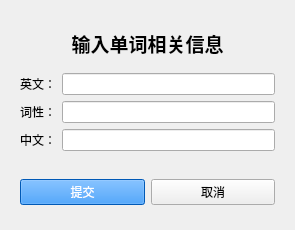
<?xml version="1.0" encoding="UTF-8"?>
<ui version="4.0">
 <class>Addword</class>
 <widget class="QWidget" name="Addword">
  <property name="geometry">
   <rect>
    <x>0</x>
    <y>0</y>
    <width>295</width>
    <height>230</height>
   </rect>
  </property>
  <property name="windowTitle">
   <string>单词信息</string>
  </property>
  <layout class="QVBoxLayout" name="verticalLayout_2">
   <item>
    <widget class="QWidget" name="widget_2" native="true">
     <layout class="QVBoxLayout" name="verticalLayout">
      <item>
       <widget class="QWidget" name="widget_3" native="true">
        <layout class="QVBoxLayout" name="verticalLayout_3">
         <item>
          <widget class="QLabel" name="label_4">
           <property name="font">
            <font>
             <pointsize>14</pointsize>
             <weight>75</weight>
             <bold>true</bold>
            </font>
           </property>
           <property name="text">
            <string>输入单词相关信息</string>
           </property>
           <property name="alignment">
            <set>Qt::AlignCenter</set>
           </property>
          </widget>
         </item>
        </layout>
       </widget>
      </item>
      <item>
       <layout class="QGridLayout" name="gridLayout">
        <item row="0" column="0">
         <widget class="QLabel" name="label_3">
          <property name="text">
           <string>英文：</string>
          </property>
         </widget>
        </item>
        <item row="0" column="1">
         <widget class="QLineEdit" name="ENLabel"/>
        </item>
        <item row="1" column="0">
         <widget class="QLabel" name="label">
          <property name="text">
           <string>词性：</string>
          </property>
         </widget>
        </item>
        <item row="1" column="1">
         <widget class="QLineEdit" name="AttrLabel"/>
        </item>
        <item row="2" column="0">
         <widget class="QLabel" name="label_2">
          <property name="text">
           <string>中文：</string>
          </property>
         </widget>
        </item>
        <item row="2" column="1">
         <widget class="QLineEdit" name="CNLabel"/>
        </item>
       </layout>
      </item>
     </layout>
    </widget>
   </item>
   <item>
    <widget class="QWidget" name="widget" native="true">
     <layout class="QHBoxLayout" name="horizontalLayout">
      <item>
       <widget class="QPushButton" name="confirmBtn">
        <property name="styleSheet">
         <string notr="true">color: rgb(255, 255, 255);
background-color: rgb(0, 125, 255);</string>
        </property>
        <property name="text">
         <string>提交</string>
        </property>
       </widget>
      </item>
      <item>
       <widget class="QPushButton" name="cancelBtn">
        <property name="text">
         <string>取消</string>
        </property>
       </widget>
      </item>
     </layout>
    </widget>
   </item>
  </layout>
 </widget>
 <resources/>
 <connections/>
</ui>
